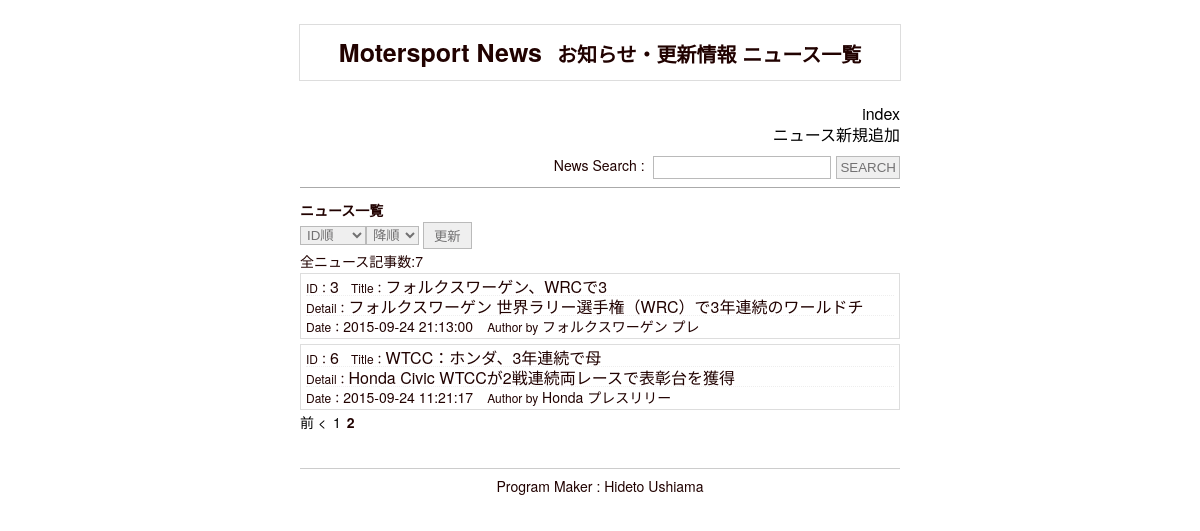
Page /admin/news_list.php?page=2 on the committed database.
### tables this page shows
CREATE TABLE IF NOT EXISTS `s_news` (
  `s_id` int(11) NOT NULL,
  `s_title` varchar(64) NOT NULL,
  `s_detail` varchar(1024) NOT NULL,
  `s_outline` varchar(128) NOT NULL,
  `author` varchar(12) NOT NULL,
  `show_flg` int(11) NOT NULL,
  `category` int(11) NOT NULL,
  `s_index` int(11) NOT NULL,
  `create_date` datetime NOT NULL,
  `update_date` datetime NOT NULL,
  `open_date` datetime NOT NULL,
  `close_date` datetime NOT NULL
);

### admin/news_list.php (the view, shortened to what this page needs)
<?php
 include("head.php");
 $view = "";
if(isset($_POST["sl1"]) | isset($_POST["sl2"])){
$j1 = $_POST["sl1"];
$j2 = $_POST["sl2"];
if($j1=="ID順"){
	$db_set = "WHERE s_id";
}else{
	$db_set = "ORDER BY create_date";
}
if($j2=="降順"){
	$db_set = $db_set." DESC";
}else{}
}else{
	$db_set = "ORDER BY create_date DESC";
}
$set_n = 5;
if(isset($_GET["page"])){
	$page = intval($_GET["page"]);
	if($page == 1){
		$lo = " LIMIT " . $set_n;
	}else{
		$news_s = ($page - 1) * $set_n;
		$lo = " LIMIT " . $set_n . " OFFSET " . $news_s;
	}
}else{
	$page = 1;
	$news_s = ($page - 1) * $set_n;
	$lo = " LIMIT " . $set_n . " OFFSET " . $news_s;
}
$pdo = new PDO("mysql:host=localhost;dbname=cs_academy;charset=utf8", "root", "");
$sql = "SELECT * FROM s_news ".$db_set;
$stmt = $pdo->prepare($sql);
$stmt->execute();
$results = $stmt->fetchAll(PDO::FETCH_ASSOC);
$count=$stmt->rowCount();
$sql = "SELECT * FROM s_news ".$db_set.$lo;
$stmt = $pdo->prepare($sql);
$stmt->execute();
$results = $stmt->fetchAll(PDO::FETCH_ASSOC);
$view .= "全ニュース記事数:".$count;
if ($count > $set_n){
	$n_page = (int) (intval($count) / intval($set_n));
	$a_page = $count % $set_n;
	if($a_page != 0){
	$n_page++;
	}
}
foreach($results as $row) {
	$view .= "<article class=\"news-detail\">";
	$view .= "<dl>";
	$view .= "<a href=\"update.php?id=".$row["s_id"]."\">";
	$view .= "<dd class=\"news-title\"><span>ID：</span>".$row["s_id"]."<span>　Title：</span>".mb_substr($row["s_title"],0,15)."</dd>";
	$view .= "<dd><span>Detail：</span>".mb_substr($row["s_detail"],0,34)."</dd>";
	$view .= "<div class=\"news_d\"><span>Date：</span>".$row["create_date"]."　<span>Author by</span> ".$row["author"]."</div>";
	$view .= "</a>";
	$view .= "</dl>";
	$view .= "</article>";
}
echo "<div class=\"page_l\">";
if ($page != 1) {
	$view .= "<a href=\"news_list.php?page=" . ($page - 1) . "\">前 <  </a>";
}
if ($n_page > 1) {
	echo "<span class=\"page_n\">";
	for($a=1;$a<=$n_page;$a++){
		if($a==$page){
			$view .= "<span class=\"page_e\">".$a."</span>";
		}else{
			$view .= "<span class=\"page_o\"><a href=\"news_list.php?page=".$a. "\">".$a."</a></span>";
		}
	}
	$view .= "</span>";
}
$view .= "</div>";
?>
</head>
<body>
<header>
<h1>Motersport News<span>お知らせ・更新情報 ニュース一覧</span></h1>
</header>
<div class="main">
<div class="search_a">
<ul>
<li><a href="index.php">index</a></li>
<li><a href="input.php">ニュース新規追加</a></li>
</ul>
<form action="search.php" method="post">
<span class="serach_t">News Search : </span><input type="text" name="search" /><input type="submit" value="SEARCH" />
</form>
</div>
<h2>ニュース一覧</h2>
<div class="list_a">
<form action="news_list.php" method="post">
<select  name="sl1"><option>ID順</option><option>日時順</option></select><select  name="sl2"><option>降順</option><option>昇順</option></select>
<input type="submit" value="更新" />
</form>
</div>
<?php echo $view ?>
<?php include("footer.php"); ?>
</body>
</html>

### admin/css/style.css (style rules this page uses)
body { font-size:62.5%; font-family:'Helvetica Neue', Helvetica, Arial, YuGothic, 'Yu Gothic', 游ゴシック体, '游ゴシック', 'ヒラギノ角ゴ ProN W3', 'Hiragino Kaku Gothic ProN', 'ヒラギノ角ゴ Pro W3', 'Hiragino Kaku Gothic Pro', メイリオ, Meiryo, 'MS ゴシック', 'MS Gothic', sans-serif; }
header h1 { width:600px; margin:10px auto 15px auto; padding:15px 0; font-size:25px; text-align:center; border:1px solid #ddd; }
header h1 span { font-size:20px; margin-left:15px; }
.main { width:600px; margin:0 auto 15px auto; padding:0 40px; }
.main ul { padding:0; }
.main li { font-size:16px; margin:5px 0; }
input[type="text"] { width:170px; appearance:none; -webkit-appearance:none; margin:5px 0; padding:3px 5px; }
input[type="submit"] { margin:5px 0; padding:3px 10px; }
.news-detail dl { margin:5px 0; padding:5px; font-size:16px; border:1px solid #ddd; }
.news-detail dd { font-size:16px; margin-bottom:3px; border-bottom:1px dotted #eee; }
.news-detail span { font-size:12px; }
.news_d { font-size:14px; }
.search_a { margin:25px auto 0 auto; width:600px; text-align:right; }
.search_a input { margin-left:5px; padding:3px; }
.search_a form { margin: 5px 0 15px 0; padding:3px 0; border-bottom:1px solid #aaa; }
.page_l { margin:0 5px; }
.page_n { margin:0 5px; }
.page_e { margin:0 3px; font-weight:bold; }
.page_o { margin:0 3px; }

### rows in the picture
s_news: s_id "3", s_title "フォルクスワーゲン、WRCで3", s_detail "フォルクスワーゲン 世界ラリー選手権（WRC）で3年連続のワールドチ", create_date "2015-09-24 21:13:00", author "フォルクスワーゲン プレ"
s_news: s_id "6", s_title "WTCC：ホンダ、3年連続で母", s_detail "Honda Civic WTCCが2戦連続両レースで表彰台を獲得", create_date "2015-09-24 11:21:17", author "Honda プレスリリー"

### other values in the picture
$view "全ニュース記事数:7"
